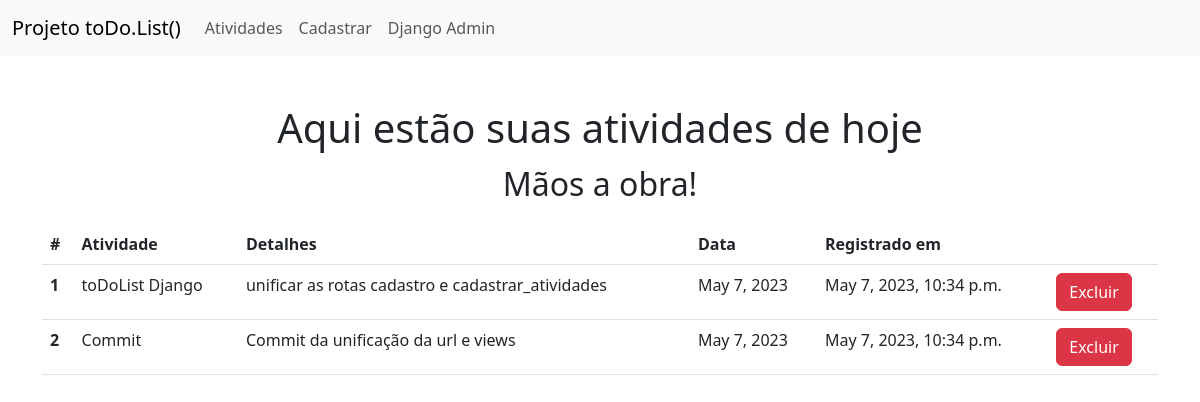
Before: / with the older database file.
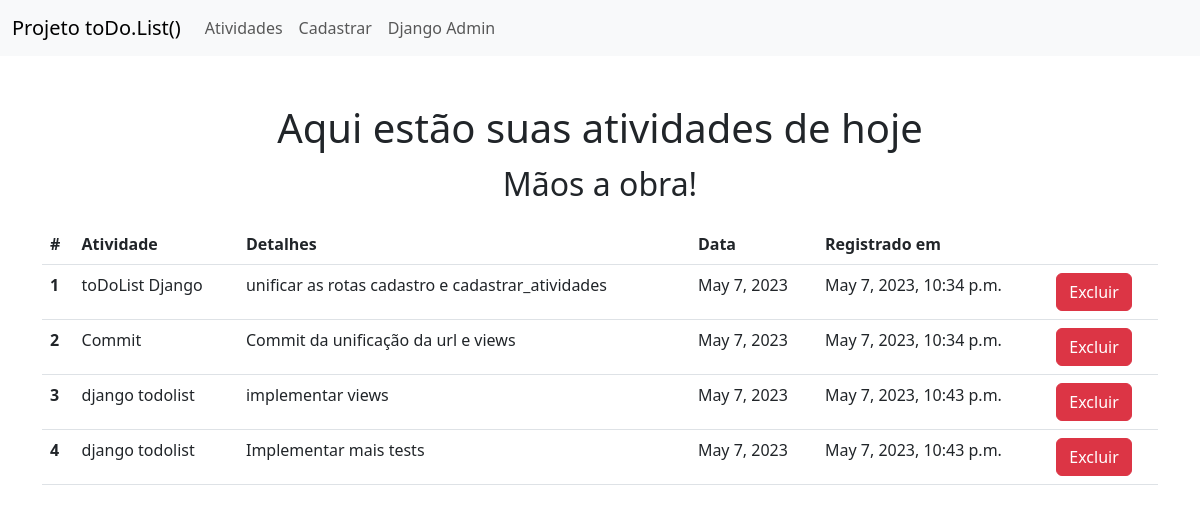
After: the same page with the newer database file.
### core/models.py (models this page shows, shortened)
class AtividadeModel(models.Model):
    atividade = models.CharField(max_length=50)
    detalhes = models.CharField(max_length=500)
    data = models.DateField()
    cadastrado_em = models.DateTimeField(
        verbose_name='cadastrado em',
        auto_now_add=False, auto_now=True
    )
    class Meta:
        verbose_name_plural = 'Atividades'
        verbose_name = 'Atividade'
        ordering = ('data','cadastrado_em')

### core/views.py (the view)
# urls.py: path('', views.index, name='index'),
def index(request):
    atividades = []
    context = {'listaAtividades': atividades }
    atividades = AtividadeModel.objects.all()
    for atividade in atividades:
        if(atividade.data == data):
            context['listaAtividades'].append(atividade)
    return render(request,'index.html', context)

### core/templates/index.html (shortened to what this page needs)
<!DOCTYPE html>
<html lang="pt-br">
<head>
    <link href="https://cdn.jsdelivr.net/npm/bootstrap@5.3.0-alpha3/dist/css/bootstrap.min.css" rel="stylesheet">
</head>
<body>
    <header>
        <nav class="navbar navbar-expand-lg bg-body-tertiary">
            <div class="container-fluid">
              <a class="navbar-brand" href="">Projeto toDo.List()</a>
              <div class="collapse navbar-collapse" id="navbarNavAltMarkup">
                <div class="navbar-nav">
                  <a class="nav-link" href="{% url 'index' %}">Atividades</a>
                  <a class="nav-link" href="{% url 'cadastro' %}">Cadastrar</a>
                  <a class="nav-link" href="admin">Django Admin</a>
                </div>
              </div>
            </div>
          </nav>
    </header>
    <div class="container">
        {% if listaAtividades %}
        <div class="text-center mt-5">
            <h1>Aqui estão suas atividades de hoje</h1>
            <p class="fs-2">Mãos a obra!</p>
        </div>
        <form>
          <table class="table">
              <thead>
                <tr>
                  <th scope="col">#</th>
                  <th scope="col">Atividade</th>
                  <th scope="col">Detalhes</th>
                  <th scope="col">Data</th>
                  <th scope="col">Registrado em</th>
                  <th></th>
                </tr>
              </thead>
              <tbody>
                  {% for item in listaAtividades %}
                  <tr>
                      <th scope="row">{{item.id}}</th>
                      <td>{{item.atividade}}</td>
                      <td>{{item.detalhes}}</td>
                      <td>{{item.data}}</td>
                      <td>{{item.cadastrado_em}}</td>
                      <td><a href="/remove/{{item.id}}" class="btn btn-danger">Excluir</a></td>
                  </tr>
                  {% endfor %}
              </tbody>
            </table>
          </form>
        {% else %}
        <div class="text-center mt-5">
            <h1>Você não tem nenhuma atividade agendada para hoje</h1>
            <p class="fs-2">Aproveite seu tempo livre!</p>
        </div>
        {% endif %}
    </div>
</body>
</html>

Changed rows visible on the page:
added AtividadeModel: id "3", atividade "django todolist", detalhes "implementar views", data "May 7, 2023", cadastrado_em "May 7, 2023, 10:43 p.m."
added AtividadeModel: id "4", atividade "django todolist", detalhes "Implementar mais tests", data "May 7, 2023", cadastrado_em "May 7, 2023, 10:43 p.m."
